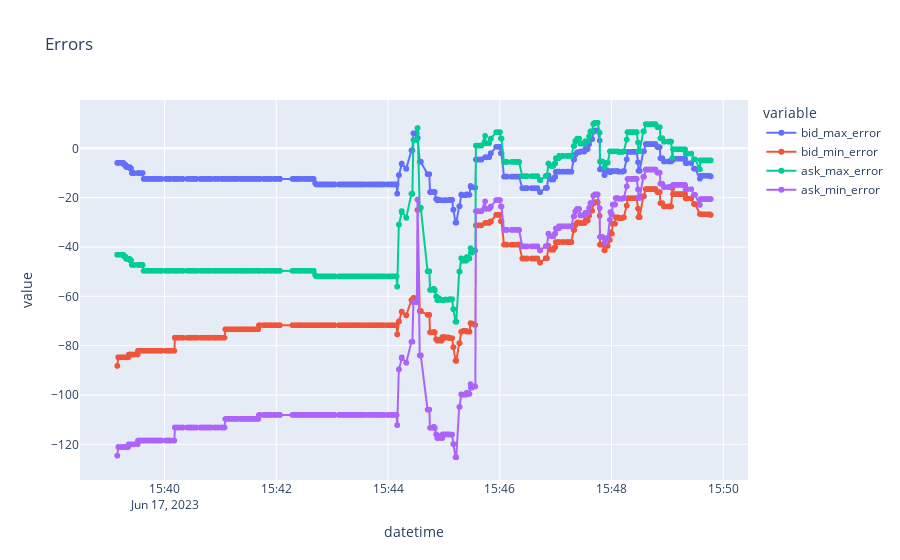
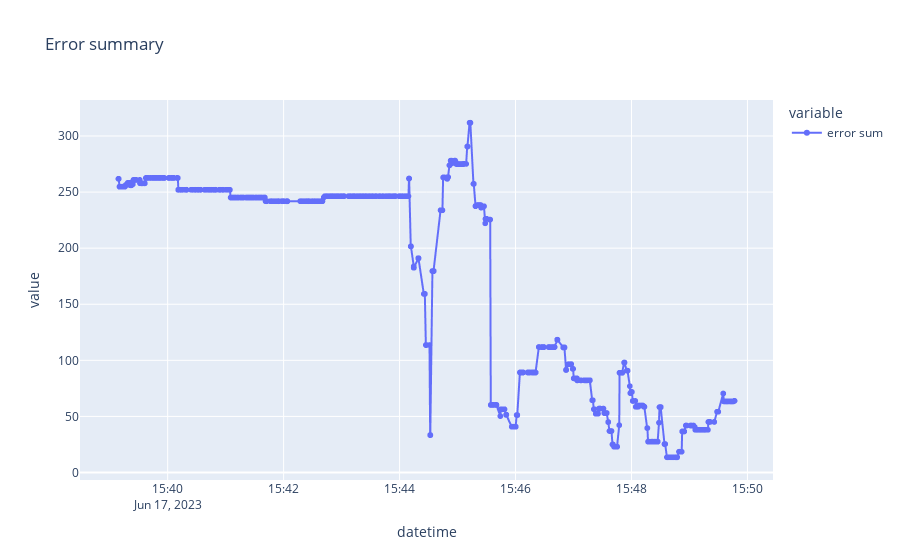

Notebook code cell kept with these figures, in order:
### Markdown cell above
## Prediction errors

### Code cell
def plot_prediction_err(predictions):
    df = pd.DataFrame(index=predictions.index)
    for bidask in ["bid", "ask"]:
        for maxmin in ["max", "min"]:
            prefix = f"{bidask}_{maxmin}"
            df[f"{prefix}_error"] = predictions[f"{prefix}_predicted"] - predictions[f"{prefix}_real"]
    
    px.line(df, title="Errors", markers=True).show()
    px.line(df.sum(axis=1).abs().rename("error sum"), title="Error summary", markers=True).show()
    
plot_prediction_err(predictions)

### Figure 1 — Plotly figure (JSON) as saved in the notebook; plotly's stock layout.template omitted (floating-point values rounded to 4 significant figures; data arrays with more than 128 entries replaced by an {"elided": "..."} marker saying what was removed)
{"data": [{"hovertemplate": "variable=bid_max_error<br>datetime=%{x}<br>value=%{y}<extra></extra>", "legendgroup": "bid_max_error", "line": {"color": "#636efa", "dash": "solid"}, "marker": {"symbol": "circle"}, "mode": "lines+markers", "name": "bid_max_error", "showlegend": true, "type": "scattergl", "x": {"elided": "2462 str values"}, "xaxis": "x", "y": {"elided": "2462 float values"}, "yaxis": "y"}, {"hovertemplate": "variable=bid_min_error<br>datetime=%{x}<br>value=%{y}<extra></extra>", "legendgroup": "bid_min_error", "line": {"color": "#EF553B", "dash": "solid"}, "marker": {"symbol": "circle"}, "mode": "lines+markers", "name": "bid_min_error", "showlegend": true, "type": "scattergl", "x": {"elided": "2462 str values"}, "xaxis": "x", "y": {"elided": "2462 float values"}, "yaxis": "y"}, {"hovertemplate": "variable=ask_max_error<br>datetime=%{x}<br>value=%{y}<extra></extra>", "legendgroup": "ask_max_error", "line": {"color": "#00cc96", "dash": "solid"}, "marker": {"symbol": "circle"}, "mode": "lines+markers", "name": "ask_max_error", "showlegend": true, "type": "scattergl", "x": {"elided": "2462 str values"}, "xaxis": "x", "y": {"elided": "2462 float values"}, "yaxis": "y"}, {"hovertemplate": "variable=ask_min_error<br>datetime=%{x}<br>value=%{y}<extra></extra>", "legendgroup": "ask_min_error", "line": {"color": "#ab63fa", "dash": "solid"}, "marker": {"symbol": "circle"}, "mode": "lines+markers", "name": "ask_min_error", "showlegend": true, "type": "scattergl", "x": {"elided": "2462 str values"}, "xaxis": "x", "y": {"elided": "2462 float values"}, "yaxis": "y"}], "layout": {"legend": {"title": {"text": "variable"}, "tracegroupgap": 0}, "title": {"text": "Errors"}, "xaxis": {"anchor": "y", "domain": [0, 1], "title": {"text": "datetime"}}, "yaxis": {"anchor": "x", "domain": [0, 1], "title": {"text": "value"}}}}

### Figure 2 — Plotly figure (JSON) as saved in the notebook; plotly's stock layout.template omitted (floating-point values rounded to 4 significant figures; data arrays with more than 128 entries replaced by an {"elided": "..."} marker saying what was removed)
{"data": [{"hovertemplate": "variable=error sum<br>datetime=%{x}<br>value=%{y}<extra></extra>", "legendgroup": "error sum", "line": {"color": "#636efa", "dash": "solid"}, "marker": {"symbol": "circle"}, "mode": "lines+markers", "name": "error sum", "showlegend": true, "type": "scattergl", "x": {"elided": "2462 str values"}, "xaxis": "x", "y": {"elided": "2462 float values"}, "yaxis": "y"}], "layout": {"legend": {"title": {"text": "variable"}, "tracegroupgap": 0}, "title": {"text": "Error summary"}, "xaxis": {"anchor": "y", "domain": [0, 1], "title": {"text": "datetime"}}, "yaxis": {"anchor": "x", "domain": [0, 1], "title": {"text": "value"}}}}
